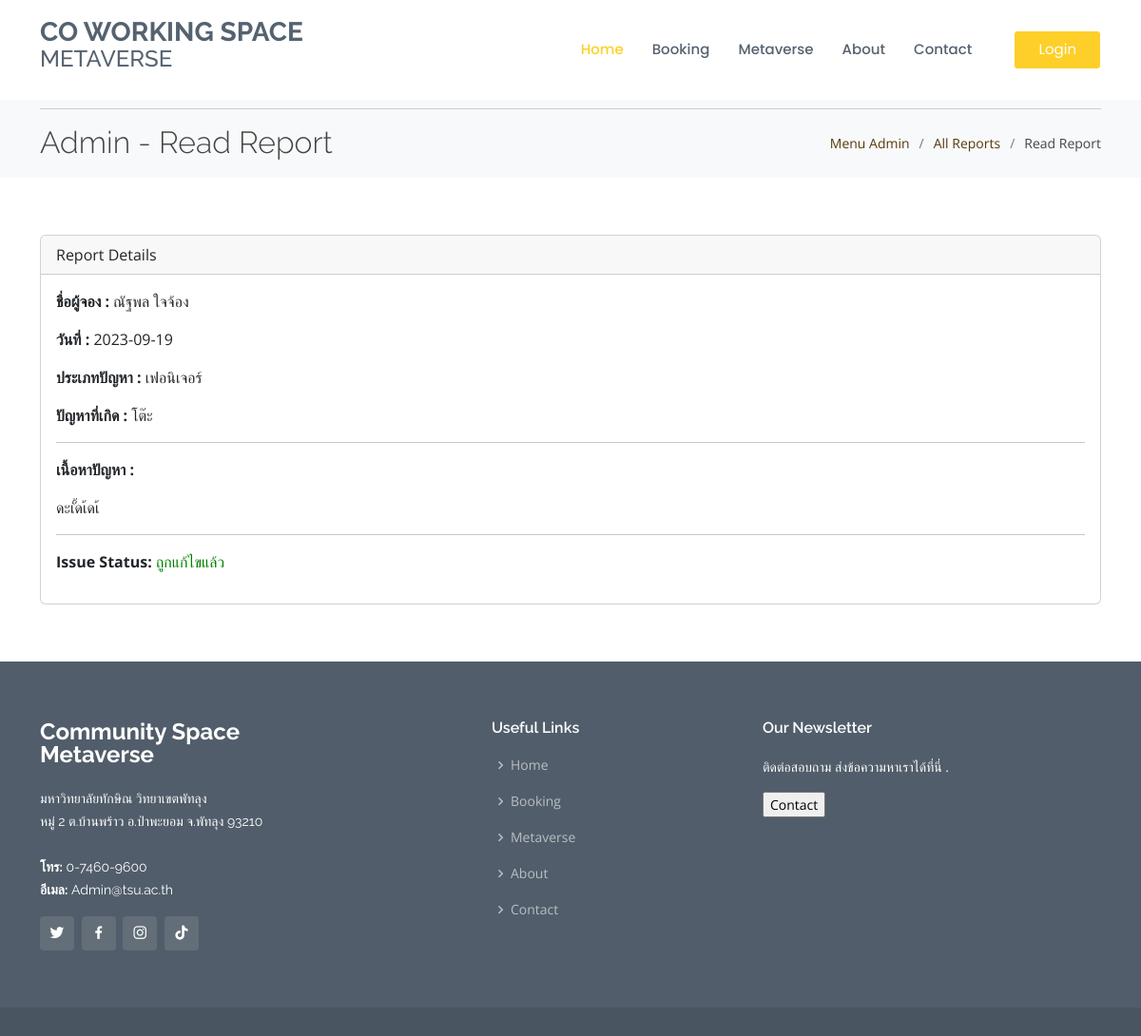
Screenshot of /admin_readreport.php?report_id=10 with the database file from the repository.
### tables this page shows
CREATE TABLE `reports` (
  `report_id` int(11) NOT NULL,
  `user_id` varchar(20) NOT NULL,
  `issue_date` date NOT NULL,
  `issue_type` varchar(255) NOT NULL,
  `issue_subtype` varchar(255) NOT NULL,
  `issue_description` text NOT NULL,
  `created_at` timestamp NOT NULL DEFAULT current_timestamp() ON UPDATE current_timestamp(),
  `issue_status` int(1) NOT NULL
);

CREATE TABLE `tb_user` (
  `Id` int(9) NOT NULL,
  `user_id` varchar(20) NOT NULL,
  `password` varchar(50) NOT NULL,
  `Fname` varchar(25) NOT NULL,
  `Lname` varchar(25) NOT NULL,
  `Email` varchar(50) NOT NULL,
  `Phone` char(10) NOT NULL,
  `Role` varchar(1) NOT NULL COMMENT 'A=Admin , U=User'
);

### admin_readreport.php (the view, shortened to what this page needs)
<!DOCTYPE html>
<html>
<head>
    <link href="assets/vendor/animate.css/animate.min.css" rel="stylesheet">
    <link href="assets/vendor/bootstrap/css/bootstrap.min.css" rel="stylesheet">
    <link href="assets/vendor/bootstrap-icons/bootstrap-icons.css" rel="stylesheet">
    <link href="assets/vendor/boxicons/css/boxicons.min.css" rel="stylesheet">
    <link href="assets/vendor/glightbox/css/glightbox.min.css" rel="stylesheet">
    <link href="assets/vendor/remixicon/remixicon.css" rel="stylesheet">
    <link href="assets/vendor/swiper/swiper-bundle.min.css" rel="stylesheet">
    <link href="assets/css/style.css" rel="stylesheet">
</head>
<body>
    <?php include('component/navbar.php'); ?>
    <section id="breadcrumbs" class="breadcrumbs">
        <div class="container">
            <hr>
            <div class="d-flex justify-content-between align-items-center">
                <h2>Admin - Read Report</h2>
                <ol>
                    <li><a href="adminindex.php">Menu Admin</a></li>
                    <li><a href="admin_allreport.php">All Reports</a></li>
                    <li>Read Report</li>
                </ol>
            </div>
        </div>
    </section>
    <section id="read-report" class="read-report">
        <div class="container">
            <div class="row">
                <div class="col-lg-12">
                    <div class="card">
                        <div class="card-header">
                            Report Details
                        </div>
                        <div class="card-body">
                            <?php
                            include('db_connection.php');
                            if (isset($_GET['report_id'])) {
                                $reportId = $_GET['report_id'];
                                $sql = "SELECT r.*, u.Fname AS user_fname, u.Lname AS user_lname FROM reports r
                                        INNER JOIN tb_user u ON r.user_id = u.user_id
                                        WHERE r.report_id = $reportId";
                                $result = $connection->query($sql);
                                if ($result->num_rows > 0) {
                                    $row = $result->fetch_assoc();
                                    $userFullName = $row["user_fname"] . ' ' . $row["user_lname"];
                                    $issueDate = $row["issue_date"];
                                    $issueType = $row["issue_type"];
                                    $issueSubtype = $row["issue_subtype"];
                                    $issueDescription = $row["issue_description"];
                                    $issueStatus = $row["issue_status"];
                                    $statusColor = ($issueStatus == 1) ? 'red' : 'green';
                                    echo "<p><strong>ชื่อผู้จอง :</strong> $userFullName</p>";
                                    echo "<p><strong>วันที่ :</strong> $issueDate</p>";
                                    echo "<p><strong>ประเภทปัญหา :</strong> $issueType</p>";
                                    echo "<p><strong>ปัญหาที่เกิด :</strong> $issueSubtype</p>";
                                    echo "<hr>";
                                    echo "<p><strong>เนื้อหาปัญหา :</strong></p>";
                                    echo "<p>$issueDescription</p>";
                                    echo "<hr>";
                                    echo "<p><strong>Issue Status:</strong> <span style='color: $statusColor;'>";
                                    echo ($issueStatus == 1) ? 'ยังไม่ถูกแก้ไข' : 'ถูกแก้ไขแล้ว';
                                    echo "</span></p>";
                                } else {
                                    echo "<p>No report found with the provided ID.</p>";
                                }
                            } else {
                                echo "<p>No report ID provided.</p>";
                            }
                            ?>
                        </div>
                    </div>
                </div>
            </div>
        </div>
    </section>
    <?php include('component/footer.php'); ?>
</body>
</html>

### assets/css/style.css (style rules this page uses)
body { font-family: "Open Sans", sans-serif; color: #444444; }
a { text-decoration: none; color: #563a0a; }
h1, h2, h3, h4, h5, h6 { font-family: "Raleway", sans-serif; }
section { padding: 60px 0; overflow: hidden; }
.breadcrumbs { padding: 18px 0; background: #f8f9fa; min-height: 40px; margin-top: 80px; }
.breadcrumbs h2 { font-size: 32px; font-weight: 300; margin: 0; }
.breadcrumbs ol { display: flex; flex-wrap: wrap; list-style: none; padding: 0; margin: 0; font-size: 14px; }
.breadcrumbs ol li+li { padding-left: 10px; }
.breadcrumbs ol li+li::before { display: inline-block; padding-right: 10px; color: #6b7b8d; content: "/"; }

### rows the page displays
reports: tb_user.Fname+Lname "ณัฐพล ใจจ้อง", issue_date "2023-09-19", issue_type "เฟอนิเจอร์", issue_subtype "โต๊ะ", issue_description "ดะเั้ดเ้ดเ้"
